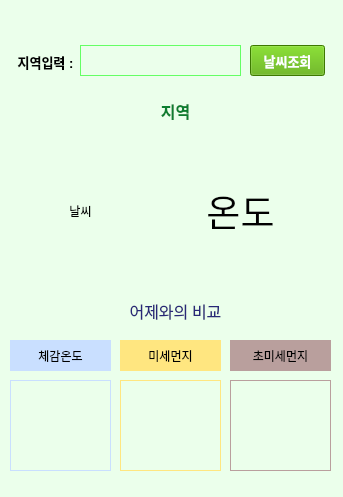
<?xml version="1.0" encoding="UTF-8"?>
<ui version="4.0">
 <class>MainWindow</class>
 <widget class="QMainWindow" name="MainWindow">
  <property name="geometry">
   <rect>
    <x>0</x>
    <y>0</y>
    <width>343</width>
    <height>497</height>
   </rect>
  </property>
  <property name="windowTitle">
   <string>MainWindow</string>
  </property>
  <property name="styleSheet">
   <string notr="true">background-color:rgb(235,255,235)</string>
  </property>
  <widget class="QWidget" name="centralwidget">
   <widget class="QLabel" name="label">
    <property name="geometry">
     <rect>
      <x>10</x>
      <y>46</y>
      <width>71</width>
      <height>31</height>
     </rect>
    </property>
    <property name="font">
     <font>
      <family>Arial</family>
      <pointsize>10</pointsize>
      <weight>75</weight>
      <bold>true</bold>
     </font>
    </property>
    <property name="text">
     <string>지역입력 :</string>
    </property>
    <property name="alignment">
     <set>Qt::AlignCenter</set>
    </property>
   </widget>
   <widget class="QLineEdit" name="input_area">
    <property name="geometry">
     <rect>
      <x>80</x>
      <y>45</y>
      <width>161</width>
      <height>31</height>
     </rect>
    </property>
    <property name="styleSheet">
     <string notr="true">border:solid; border-width: 1px; border-color:rgb(100, 255, 100)</string>
    </property>
   </widget>
   <widget class="QPushButton" name="weather_btn">
    <property name="geometry">
     <rect>
      <x>250</x>
      <y>45</y>
      <width>75</width>
      <height>31</height>
     </rect>
    </property>
    <property name="font">
     <font>
      <family>Agency FB</family>
      <pointsize>10</pointsize>
      <weight>75</weight>
      <bold>true</bold>
     </font>
    </property>
    <property name="styleSheet">
     <string notr="true">background-color:rgb(85, 170, 0);color:white
</string>
    </property>
    <property name="text">
     <string>날씨조회</string>
    </property>
   </widget>
   <widget class="QLabel" name="area_label">
    <property name="geometry">
     <rect>
      <x>50</x>
      <y>90</y>
      <width>251</width>
      <height>41</height>
     </rect>
    </property>
    <property name="font">
     <font>
      <family>Agency FB</family>
      <pointsize>12</pointsize>
      <weight>75</weight>
      <bold>true</bold>
     </font>
    </property>
    <property name="styleSheet">
     <string notr="true">color:rgb(12, 126, 48)</string>
    </property>
    <property name="text">
     <string>지역</string>
    </property>
    <property name="alignment">
     <set>Qt::AlignCenter</set>
    </property>
   </widget>
   <widget class="QLabel" name="weather_label">
    <property name="geometry">
     <rect>
      <x>20</x>
      <y>150</y>
      <width>121</width>
      <height>121</height>
     </rect>
    </property>
    <property name="text">
     <string>날씨</string>
    </property>
    <property name="alignment">
     <set>Qt::AlignCenter</set>
    </property>
   </widget>
   <widget class="QLabel" name="temp_label">
    <property name="geometry">
     <rect>
      <x>160</x>
      <y>150</y>
      <width>161</width>
      <height>121</height>
     </rect>
    </property>
    <property name="font">
     <font>
      <family>휴먼모음T</family>
      <pointsize>28</pointsize>
     </font>
    </property>
    <property name="text">
     <string>온도</string>
    </property>
    <property name="alignment">
     <set>Qt::AlignCenter</set>
    </property>
   </widget>
   <widget class="QLabel" name="label_5">
    <property name="geometry">
     <rect>
      <x>10</x>
      <y>340</y>
      <width>101</width>
      <height>31</height>
     </rect>
    </property>
    <property name="font">
     <font>
      <family>휴먼엑스포</family>
      <weight>50</weight>
      <bold>false</bold>
     </font>
    </property>
    <property name="styleSheet">
     <string notr="true">background-color:rgb(201, 223, 255)</string>
    </property>
    <property name="text">
     <string>체감온도</string>
    </property>
    <property name="alignment">
     <set>Qt::AlignCenter</set>
    </property>
   </widget>
   <widget class="QLabel" name="label_6">
    <property name="geometry">
     <rect>
      <x>120</x>
      <y>340</y>
      <width>101</width>
      <height>31</height>
     </rect>
    </property>
    <property name="font">
     <font>
      <family>휴먼엑스포</family>
      <weight>50</weight>
      <bold>false</bold>
     </font>
    </property>
    <property name="styleSheet">
     <string notr="true">background-color:rgb(255, 230, 128)</string>
    </property>
    <property name="text">
     <string>미세먼지</string>
    </property>
    <property name="alignment">
     <set>Qt::AlignCenter</set>
    </property>
   </widget>
   <widget class="QLabel" name="label_7">
    <property name="geometry">
     <rect>
      <x>230</x>
      <y>340</y>
      <width>101</width>
      <height>31</height>
     </rect>
    </property>
    <property name="font">
     <font>
      <family>휴먼엑스포</family>
      <weight>50</weight>
      <bold>false</bold>
     </font>
    </property>
    <property name="styleSheet">
     <string notr="true">background-color:rgb(185, 159, 157)</string>
    </property>
    <property name="text">
     <string>초미세먼지</string>
    </property>
    <property name="alignment">
     <set>Qt::AlignCenter</set>
    </property>
   </widget>
   <widget class="QLabel" name="dust2_label">
    <property name="geometry">
     <rect>
      <x>230</x>
      <y>380</y>
      <width>101</width>
      <height>91</height>
     </rect>
    </property>
    <property name="font">
     <font>
      <family>Agency FB</family>
      <pointsize>20</pointsize>
      <weight>75</weight>
      <bold>true</bold>
     </font>
    </property>
    <property name="styleSheet">
     <string notr="true">border:solid; border-width: 1px; border-color:rgb(185, 159, 157)</string>
    </property>
    <property name="text">
     <string/>
    </property>
    <property name="alignment">
     <set>Qt::AlignCenter</set>
    </property>
   </widget>
   <widget class="QLabel" name="s_temp_label">
    <property name="geometry">
     <rect>
      <x>10</x>
      <y>380</y>
      <width>101</width>
      <height>91</height>
     </rect>
    </property>
    <property name="font">
     <font>
      <family>Agency FB</family>
      <pointsize>20</pointsize>
      <weight>75</weight>
      <bold>true</bold>
     </font>
    </property>
    <property name="styleSheet">
     <string notr="true">border:solid; border-width: 1px; border-color:rgb(201, 223, 255);color:rgb(255, 147, 133)</string>
    </property>
    <property name="text">
     <string/>
    </property>
    <property name="alignment">
     <set>Qt::AlignCenter</set>
    </property>
   </widget>
   <widget class="QLabel" name="dust1_label">
    <property name="geometry">
     <rect>
      <x>120</x>
      <y>380</y>
      <width>101</width>
      <height>91</height>
     </rect>
    </property>
    <property name="font">
     <font>
      <family>Agency FB</family>
      <pointsize>20</pointsize>
      <weight>75</weight>
      <bold>true</bold>
     </font>
    </property>
    <property name="styleSheet">
     <string notr="true">border:solid; border-width: 1px; border-color:rgb(255, 230, 128)</string>
    </property>
    <property name="text">
     <string/>
    </property>
    <property name="alignment">
     <set>Qt::AlignCenter</set>
    </property>
   </widget>
   <widget class="QLabel" name="compare_label">
    <property name="geometry">
     <rect>
      <x>20</x>
      <y>300</y>
      <width>311</width>
      <height>21</height>
     </rect>
    </property>
    <property name="font">
     <font>
      <family>휴먼모음T</family>
      <pointsize>12</pointsize>
     </font>
    </property>
    <property name="styleSheet">
     <string notr="true">color:rgb(40, 40, 120)</string>
    </property>
    <property name="text">
     <string>어제와의 비교</string>
    </property>
    <property name="alignment">
     <set>Qt::AlignCenter</set>
    </property>
   </widget>
  </widget>
  <widget class="QStatusBar" name="statusbar"/>
 </widget>
 <resources/>
 <connections/>
</ui>
